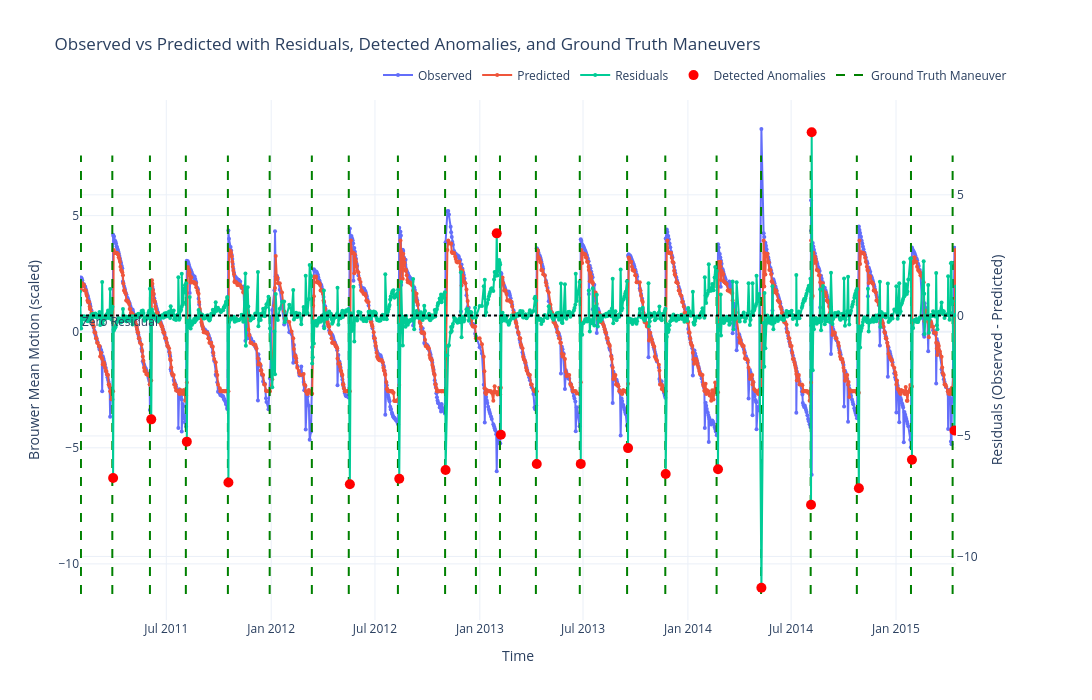

Here is the notebook cell this chart was saved with:
### Markdown cell above
### Plotting detected anomalies vs ground truth

### Code cell
# Load ground truth maneuver data 
ground_truth_df = pd.read_csv(
    "/Users/kurinjiarivazhagan/Desktop/trimester 5/satellite_data/orbital_elements/cleaned maneuver file/cleaned_FENGYUN-2D.csv",
    parse_dates=["Start_Timestamp", "End_Timestamp"]
)

# Filter maneuver data to match df_result range 
test_start = df_result.index.min()
test_end = df_result.index.max()

ground_truth_df_test = ground_truth_df[
    (ground_truth_df["Start_Timestamp"] >= test_start) &
    (ground_truth_df["Start_Timestamp"] <= test_end)
]

# Get residual y-axis range for drawing vertical maneuver lines 
residuals_min = df_result["residuals"].min()
residuals_max = df_result["residuals"].max()
fig = make_subplots(specs=[[{"secondary_y": True}]])
fig.add_trace(go.Scatter(
    x=df_result.index,
    y=df_result["Brouwer mean motion"],
    mode='lines+markers',
    name='Observed',
    marker=dict(size=4),
), secondary_y=False)

# Plot predicted values 
fig.add_trace(go.Scatter(
    x=df_result.index,
    y=df_result["predicted"],
    mode='lines+markers',
    name='Predicted',
    marker=dict(size=4),
), secondary_y=False)

# Plot residuals 
fig.add_trace(go.Scatter(
    x=df_result.index,
    y=df_result["residuals"],
    mode='lines+markers',
    name='Residuals',
    marker=dict(size=4),
), secondary_y=True)

# Plot detected anomalies 
fig.add_trace(go.Scatter(
    x=df_result[df_result["anomaly"]].index,
    y=df_result[df_result["anomaly"]]["residuals"],
    mode='markers',
    name='Detected Anomalies',
    marker=dict(color='red', size=10, symbol='circle'),
    hovertemplate='Anomaly Date: %{x|%Y-%m-%d}<br>Residual: %{y:.4f}',
), secondary_y=True)

# Plot ground truth maneuver lines
for _, row in ground_truth_df_test.iterrows():
    maneuver_date = row["Start_Timestamp"]
    fig.add_trace(go.Scatter(
        x=[maneuver_date, maneuver_date],
        y=[residuals_min, residuals_max],
        mode='lines',
        line=dict(color='green', dash='dash'),
        name='Ground Truth Maneuver',
        hoverinfo='text',
        text=[f"Maneuver Date: {maneuver_date.strftime('%Y-%m-%d')}"] * 2,
        showlegend=False
    ))
fig.add_trace(go.Scatter(
    x=[None],
    y=[None],
    mode='lines',
    line=dict(color='green', dash='dash'),
    name='Ground Truth Maneuver'
))
fig.add_hline(
    y=0,
    line_dash="dot",
    line_color="black",
    annotation_text="Zero Residual",
    annotation_position="top left",
    secondary_y=True
)
fig.update_layout(
    title='Observed vs Predicted with Residuals, Detected Anomalies, and Ground Truth Maneuvers',
    xaxis_title='Time',
    yaxis_title='Brouwer Mean Motion (scaled)',
    yaxis2_title='Residuals (Observed - Predicted)',
    template='plotly_white',
    width=1400,
    height=700,
    legend=dict(
        orientation="h",
        yanchor="bottom",
        y=1.02,
        xanchor="right",
        x=1
    ),
    xaxis_range=[test_start, test_end]
)

fig.show()

### Figure 1 — Plotly figure (JSON) as saved in the notebook; plotly's stock layout.template omitted (floating-point values rounded to 4 significant figures; data arrays with more than 128 entries replaced by an {"elided": "..."} marker saying what was removed)
{"data": [{"marker": {"size": 4}, "mode": "lines+markers", "name": "Observed", "type": "scatter", "x": {"elided": "1184 str values"}, "xaxis": "x", "y": {"elided": "1184 float values"}, "yaxis": "y"}, {"marker": {"size": 4}, "mode": "lines+markers", "name": "Predicted", "type": "scatter", "x": {"elided": "1184 str values"}, "xaxis": "x", "y": {"elided": "1184 float values"}, "yaxis": "y"}, {"marker": {"size": 4}, "mode": "lines+markers", "name": "Residuals", "type": "scatter", "x": {"elided": "1184 str values"}, "xaxis": "x", "y": {"elided": "1184 float values"}, "yaxis": "y2"}, {"hovertemplate": "Anomaly Date: %{x|%Y-%m-%d}<br>Residual: %{y:.4f}", "marker": {"color": "red", "size": 10, "symbol": "circle"}, "mode": "markers", "name": "Detected Anomalies", "type": "scatter", "x": ["2011-03-29T17:14:06.382752+00:00", "2011-06-04T14:51:53.593919+00:00", "2011-08-06T00:13:33.024000+00:00", "2011-10-17T23:26:25.381824+00:00", "2012-05-17T23:53:05.038943+00:00", "2012-08-12T15:12:50.961888+00:00", "2012-11-01T22:03:07.395839+00:00", "2013-01-30T14:25:58.977119+00:00", "2013-02-06T20:31:07.342176+00:00", "2013-04-10T20:11:29.483807+00:00", "2013-06-27T01:38:55.516703+00:00", "2013-09-17T23:02:19.679135+00:00", "2013-11-23T00:32:53.214432+00:00", "2014-02-22T18:59:52.217376+00:00", "2014-05-09T21:31:10.111584+00:00", "2014-08-04T22:34:03.304991+00:00", "2014-08-06T01:58:28.565183+00:00", "2014-10-27T21:18:22.591007+00:00", "2015-01-28T23:56:28.213727+00:00", "2015-04-13T13:46:11.083296+00:00"], "xaxis": "x", "y": [-6.745, -4.312, -5.238, -6.929, -7.007, -6.774, -6.416, 3.402, -4.949, -6.164, -6.16, -5.504, -6.582, -6.382, -11.3, -7.853, 7.595, -7.167, -5.989, -4.771], "yaxis": "y2"}, {"hoverinfo": "text", "line": {"color": "green", "dash": "dash"}, "mode": "lines", "name": "Ground Truth Maneuver", "showlegend": false, "text": ["Maneuver Date: 2015-04-10", "Maneuver Date: 2015-04-10"], "type": "scatter", "x": ["2015-04-10T07:30:00+00:00", "2015-04-10T07:30:00+00:00"], "y": [-11.3, 7.595]}, {"hoverinfo": "text", "line": {"color": "green", "dash": "dash"}, "mode": "lines", "name": "Ground Truth Maneuver", "showlegend": false, "text": ["Maneuver Date: 2015-01-27", "Maneuver Date: 2015-01-27"], "type": "scatter", "x": ["2015-01-27T06:30:00+00:00", "2015-01-27T06:30:00+00:00"], "y": [-11.3, 7.595]}, {"hoverinfo": "text", "line": {"color": "green", "dash": "dash"}, "mode": "lines", "name": "Ground Truth Maneuver", "showlegend": false, "text": ["Maneuver Date: 2014-10-24", "Maneuver Date: 2014-10-24"], "type": "scatter", "x": ["2014-10-24T07:30:00+00:00", "2014-10-24T07:30:00+00:00"], "y": [-11.3, 7.595]}, {"hoverinfo": "text", "line": {"color": "green", "dash": "dash"}, "mode": "lines", "name": "Ground Truth Maneuver", "showlegend": false, "text": ["Maneuver Date: 2014-08-04", "Maneuver Date: 2014-08-04"], "type": "scatter", "x": ["2014-08-04T07:30:00+00:00", "2014-08-04T07:30:00+00:00"], "y": [-11.3, 7.595]}, {"hoverinfo": "text", "line": {"color": "green", "dash": "dash"}, "mode": "lines", "name": "Ground Truth Maneuver", "showlegend": false, "text": ["Maneuver Date: 2014-05-09", "Maneuver Date: 2014-05-09"], "type": "scatter", "x": ["2014-05-09T07:30:00+00:00", "2014-05-09T07:30:00+00:00"], "y": [-11.3, 7.595]}, {"hoverinfo": "text", "line": {"color": "green", "dash": "dash"}, "mode": "lines", "name": "Ground Truth Maneuver", "showlegend": false, "text": ["Maneuver Date: 2014-02-20", "Maneuver Date: 2014-02-20"], "type": "scatter", "x": ["2014-02-20T07:30:00+00:00", "2014-02-20T07:30:00+00:00"], "y": [-11.3, 7.595]}, {"hoverinfo": "text", "line": {"color": "green", "dash": "dash"}, "mode": "lines", "name": "Ground Truth Maneuver", "showlegend": false, "text": ["Maneuver Date: 2013-11-22", "Maneuver Date: 2013-11-22"], "type": "scatter", "x": ["2013-11-22T07:30:00+00:00", "2013-11-22T07:30:00+00:00"], "y": [-11.3, 7.595]}, {"hoverinfo": "text", "line": {"color": "green", "dash": "dash"}, "mode": "lines", "name": "Ground Truth Maneuver", "showlegend": false, "text": ["Maneuver Date: 2013-09-16", "Maneuver Date: 2013-09-16"], "type": "scatter", "x": ["2013-09-16T07:30:00+00:00", "2013-09-16T07:30:00+00:00"], "y": [-11.3, 7.595]}, {"hoverinfo": "text", "line": {"color": "green", "dash": "dash"}, "mode": "lines", "name": "Ground Truth Maneuver", "showlegend": false, "text": ["Maneuver Date: 2013-06-25", "Maneuver Date: 2013-06-25"], "type": "scatter", "x": ["2013-06-25T07:30:00+00:00", "2013-06-25T07:30:00+00:00"], "y": [-11.3, 7.595]}, {"hoverinfo": "text", "line": {"color": "green", "dash": "dash"}, "mode": "lines", "name": "Ground Truth Maneuver", "showlegend": false, "text": ["Maneuver Date: 2013-04-09", "Maneuver Date: 2013-04-09"], "type": "scatter", "x": ["2013-04-09T07:30:00+00:00", "2013-04-09T07:30:00+00:00"], "y": [-11.3, 7.595]}, {"hoverinfo": "text", "line": {"color": "green", "dash": "dash"}, "mode": "lines", "name": "Ground Truth Maneuver", "showlegend": false, "text": ["Maneuver Date: 2013-02-05", "Maneuver Date: 2013-02-05"], "type": "scatter", "x": ["2013-02-05T07:30:00+00:00", "2013-02-05T07:30:00+00:00"], "y": [-11.3, 7.595]}, {"hoverinfo": "text", "line": {"color": "green", "dash": "dash"}, "mode": "lines", "name": "Ground Truth Maneuver", "showlegend": false, "text": ["Maneuver Date: 2012-12-25", "Maneuver Date: 2012-12-25"], "type": "scatter", "x": ["2012-12-25T03:00:00+00:00", "2012-12-25T03:00:00+00:00"], "y": [-11.3, 7.595]}, {"hoverinfo": "text", "line": {"color": "green", "dash": "dash"}, "mode": "lines", "name": "Ground Truth Maneuver", "showlegend": false, "text": ["Maneuver Date: 2012-11-01", "Maneuver Date: 2012-11-01"], "type": "scatter", "x": ["2012-11-01T01:30:00+00:00", "2012-11-01T01:30:00+00:00"], "y": [-11.3, 7.595]}, {"hoverinfo": "text", "line": {"color": "green", "dash": "dash"}, "mode": "lines", "name": "Ground Truth Maneuver", "showlegend": false, "text": ["Maneuver Date: 2012-08-10", "Maneuver Date: 2012-08-10"], "type": "scatter", "x": ["2012-08-10T07:00:00+00:00", "2012-08-10T07:00:00+00:00"], "y": [-11.3, 7.595]}, {"hoverinfo": "text", "line": {"color": "green", "dash": "dash"}, "mode": "lines", "name": "Ground Truth Maneuver", "showlegend": false, "text": ["Maneuver Date: 2012-05-16", "Maneuver Date: 2012-05-16"], "type": "scatter", "x": ["2012-05-16T02:00:00+00:00", "2012-05-16T02:00:00+00:00"], "y": [-11.3, 7.595]}, {"hoverinfo": "text", "line": {"color": "green", "dash": "dash"}, "mode": "lines", "name": "Ground Truth Maneuver", "showlegend": false, "text": ["Maneuver Date: 2012-03-12", "Maneuver Date: 2012-03-12"], "type": "scatter", "x": ["2012-03-12T07:30:00+00:00", "2012-03-12T07:30:00+00:00"], "y": [-11.3, 7.595]}, {"hoverinfo": "text", "line": {"color": "green", "dash": "dash"}, "mode": "lines", "name": "Ground Truth Maneuver", "showlegend": false, "text": ["Maneuver Date: 2011-12-29", "Maneuver Date: 2011-12-29"], "type": "scatter", "x": ["2011-12-29T08:30:00+00:00", "2011-12-29T08:30:00+00:00"], "y": [-11.3, 7.595]}, {"hoverinfo": "text", "line": {"color": "green", "dash": "dash"}, "mode": "lines", "name": "Ground Truth Maneuver", "showlegend": false, "text": ["Maneuver Date: 2011-10-17", "Maneuver Date: 2011-10-17"], "type": "scatter", "x": ["2011-10-17T01:00:00+00:00", "2011-10-17T01:00:00+00:00"], "y": [-11.3, 7.595]}, {"hoverinfo": "text", "line": {"color": "green", "dash": "dash"}, "mode": "lines", "name": "Ground Truth Maneuver", "showlegend": false, "text": ["Maneuver Date: 2011-08-04", "Maneuver Date: 2011-08-04"], "type": "scatter", "x": ["2011-08-04T07:30:00+00:00", "2011-08-04T07:30:00+00:00"], "y": [-11.3, 7.595]}, {"hoverinfo": "text", "line": {"color": "green", "dash": "dash"}, "mode": "lines", "name": "Ground Truth Maneuver", "showlegend": false, "text": ["Maneuver Date: 2011-06-02", "Maneuver Date: 2011-06-02"], "type": "scatter", "x": ["2011-06-02T07:30:00+00:00", "2011-06-02T07:30:00+00:00"], "y": [-11.3, 7.595]}, {"hoverinfo": "text", "line": {"color": "green", "dash": "dash"}, "mode": "lines", "name": "Ground Truth Maneuver", "showlegend": false, "text": ["Maneuver Date: 2011-03-28", "Maneuver Date: 2011-03-28"], "type": "scatter", "x": ["2011-03-28T08:00:00+00:00", "2011-03-28T08:00:00+00:00"], "y": [-11.3, 7.595]}, {"hoverinfo": "text", "line": {"color": "green", "dash": "dash"}, "mode": "lines", "name": "Ground Truth Maneuver", "showlegend": false, "text": ["Maneuver Date: 2011-02-01", "Maneuver Date: 2011-02-01"], "type": "scatter", "x": ["2011-02-01T07:00:00+00:00", "2011-02-01T07:00:00+00:00"], "y": [-11.3, 7.595]}, {"line": {"color": "green", "dash": "dash"}, "mode": "lines", "name": "Ground Truth Maneuver", "type": "scatter", "x": [null], "y": [null]}], "layout": {"annotations": [{"showarrow": false, "text": "Zero Residual", "x": 0, "xanchor": "left", "xref": "x domain", "y": 0, "yanchor": "bottom", "yref": "y"}], "height": 700, "legend": {"orientation": "h", "x": 1, "xanchor": "right", "y": 1.02, "yanchor": "bottom"}, "shapes": [{"line": {"color": "black", "dash": "dot"}, "type": "line", "x0": 0, "x1": 1, "xref": "x domain", "y0": 0, "y1": 0, "yref": "y2"}], "title": {"text": "Observed vs Predicted with Residuals, Detected Anomalies, and Ground Truth Maneuvers"}, "width": 1400, "xaxis": {"anchor": "y", "domain": [0, 0.94], "range": ["2011-01-30T15:10:21.948671+00:00", "2015-04-16T09:12:35.675136+00:00"], "title": {"text": "Time"}}, "yaxis": {"anchor": "x", "domain": [0, 1], "title": {"text": "Brouwer Mean Motion (scaled)"}}, "yaxis2": {"anchor": "x", "overlaying": "y", "side": "right", "title": {"text": "Residuals (Observed - Predicted)"}}}}
